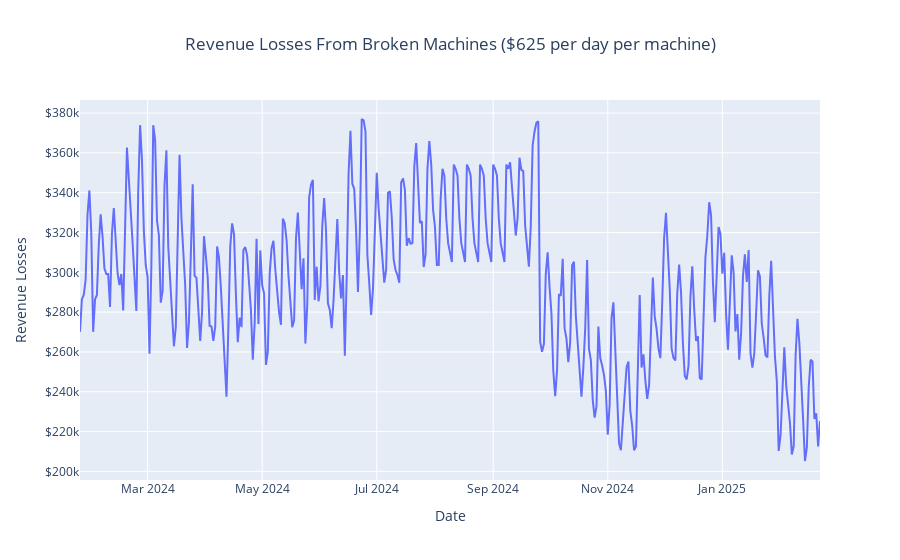

The cell this chart's notebook holds for it:
### Code cell
# Revenue Losses
fig = px.line(df, x='Date', y='Revenue Losses',
              title='Revenue Losses From Broken Machines ($625 per day per machine)',
              labels={'Revenue Losses': 'Revenue Losses'},
              line_shape='linear')

# Center title
fig.update_layout(title_x=0.5)

# Dollar format
fig.update_layout(yaxis_tickprefix='$')

# Show the plot
fig.show()

### Figure 1 — Plotly figure (JSON) as saved in the notebook; plotly's stock layout.template omitted (floating-point values rounded to 4 significant figures; data arrays with more than 128 entries replaced by an {"elided": "..."} marker saying what was removed)
{"data": [{"hovertemplate": "Date=%{x}<br>Revenue Losses=%{y}<extra></extra>", "legendgroup": "", "line": {"color": "#636efa", "dash": "solid", "shape": "linear"}, "marker": {"symbol": "circle"}, "mode": "lines", "name": "", "orientation": "v", "showlegend": false, "type": "scatter", "x": {"elided": "395 str values"}, "xaxis": "x", "y": {"elided": "395 float values"}, "yaxis": "y"}], "layout": {"legend": {"tracegroupgap": 0}, "title": {"text": "Revenue Losses From Broken Machines ($625 per day per machine)", "x": 0.5}, "xaxis": {"anchor": "y", "domain": [0, 1], "title": {"text": "Date"}}, "yaxis": {"anchor": "x", "domain": [0, 1], "tickprefix": "$", "title": {"text": "Revenue Losses"}}}}
